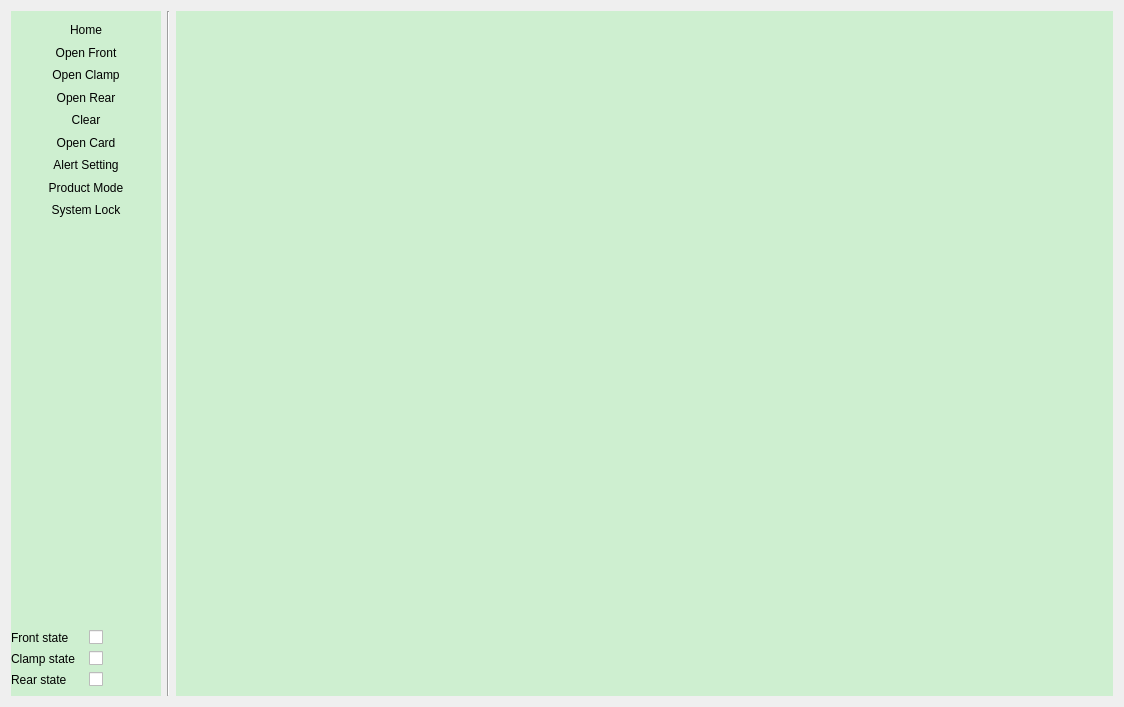
<?xml version="1.0" encoding="UTF-8"?>
<ui version="4.0">
 <class>MultiInterfaceClass</class>
 <widget class="QMainWindow" name="MultiInterfaceClass">
  <property name="geometry">
   <rect>
    <x>0</x>
    <y>0</y>
    <width>1124</width>
    <height>707</height>
   </rect>
  </property>
  <property name="windowTitle">
   <string>MultiInterface</string>
  </property>
  <property name="styleSheet">
   <string notr="true">QWidget#widget_Count,#widget{
	background:rgb(120,240,128,70); 
}

DHBaseWidget{
	background:rgb(90,90,90,120);
}
QTableView{ 
	background:gray; 
}
QStackedWidget{
	background:rgb(120,240,128,70); 
} </string>
  </property>
  <widget class="QWidget" name="centralWidget">
   <layout class="QHBoxLayout" name="horizontalLayout_6" stretch="0,0,0">
    <item>
     <widget class="QWidget" name="widget" native="true">
      <property name="sizePolicy">
       <sizepolicy hsizetype="Fixed" vsizetype="Preferred">
        <horstretch>0</horstretch>
        <verstretch>0</verstretch>
       </sizepolicy>
      </property>
      <property name="minimumSize">
       <size>
        <width>150</width>
        <height>0</height>
       </size>
      </property>
      <property name="maximumSize">
       <size>
        <width>150</width>
        <height>16777215</height>
       </size>
      </property>
      <property name="styleSheet">
       <string notr="true">QPushButton{
	border:none;
}

QPushButton:hover{
	background:rgb(120,240,128); 
}

QPushButton:pressed{
	background:rgb(255,255,255); 
}</string>
      </property>
      <layout class="QVBoxLayout" name="verticalLayout">
       <property name="leftMargin">
        <number>0</number>
       </property>
       <property name="rightMargin">
        <number>0</number>
       </property>
       <property name="bottomMargin">
        <number>9</number>
       </property>
       <item>
        <widget class="QPushButton" name="pushButton_home">
         <property name="sizePolicy">
          <sizepolicy hsizetype="Expanding" vsizetype="Expanding">
           <horstretch>0</horstretch>
           <verstretch>0</verstretch>
          </sizepolicy>
         </property>
         <property name="text">
          <string>Home</string>
         </property>
        </widget>
       </item>
       <item>
        <widget class="QPushButton" name="pushButton_open1">
         <property name="sizePolicy">
          <sizepolicy hsizetype="Expanding" vsizetype="Expanding">
           <horstretch>0</horstretch>
           <verstretch>0</verstretch>
          </sizepolicy>
         </property>
         <property name="text">
          <string>Open Front</string>
         </property>
        </widget>
       </item>
       <item>
        <widget class="QPushButton" name="pushButton_open2">
         <property name="sizePolicy">
          <sizepolicy hsizetype="Expanding" vsizetype="Expanding">
           <horstretch>0</horstretch>
           <verstretch>0</verstretch>
          </sizepolicy>
         </property>
         <property name="text">
          <string>Open Clamp</string>
         </property>
        </widget>
       </item>
       <item>
        <widget class="QPushButton" name="pushButton_open3">
         <property name="sizePolicy">
          <sizepolicy hsizetype="Expanding" vsizetype="Expanding">
           <horstretch>0</horstretch>
           <verstretch>0</verstretch>
          </sizepolicy>
         </property>
         <property name="text">
          <string>Open Rear</string>
         </property>
        </widget>
       </item>
       <item>
        <widget class="QPushButton" name="pushButton_2">
         <property name="sizePolicy">
          <sizepolicy hsizetype="Expanding" vsizetype="Expanding">
           <horstretch>0</horstretch>
           <verstretch>0</verstretch>
          </sizepolicy>
         </property>
         <property name="text">
          <string>Clear</string>
         </property>
        </widget>
       </item>
       <item>
        <widget class="QPushButton" name="pushButton_IO">
         <property name="sizePolicy">
          <sizepolicy hsizetype="Expanding" vsizetype="Expanding">
           <horstretch>0</horstretch>
           <verstretch>0</verstretch>
          </sizepolicy>
         </property>
         <property name="text">
          <string>Open Card</string>
         </property>
        </widget>
       </item>
       <item>
        <widget class="QPushButton" name="pushButton_Alert">
         <property name="sizePolicy">
          <sizepolicy hsizetype="Expanding" vsizetype="Expanding">
           <horstretch>0</horstretch>
           <verstretch>0</verstretch>
          </sizepolicy>
         </property>
         <property name="text">
          <string>Alert Setting</string>
         </property>
        </widget>
       </item>
       <item>
        <widget class="QPushButton" name="pushButton_Mode">
         <property name="sizePolicy">
          <sizepolicy hsizetype="Expanding" vsizetype="Expanding">
           <horstretch>0</horstretch>
           <verstretch>0</verstretch>
          </sizepolicy>
         </property>
         <property name="text">
          <string>Product Mode</string>
         </property>
        </widget>
       </item>
       <item>
        <widget class="QPushButton" name="pushButton_lock">
         <property name="sizePolicy">
          <sizepolicy hsizetype="Expanding" vsizetype="Expanding">
           <horstretch>0</horstretch>
           <verstretch>0</verstretch>
          </sizepolicy>
         </property>
         <property name="text">
          <string>System Lock</string>
         </property>
        </widget>
       </item>
       <item>
        <spacer name="verticalSpacer">
         <property name="orientation">
          <enum>Qt::Vertical</enum>
         </property>
         <property name="sizeHint" stdset="0">
          <size>
           <width>20</width>
           <height>406</height>
          </size>
         </property>
        </spacer>
       </item>
       <item>
        <layout class="QGridLayout" name="gridLayout">
         <item row="0" column="0">
          <widget class="QLabel" name="label">
           <property name="text">
            <string>Front state</string>
           </property>
          </widget>
         </item>
         <item row="0" column="1">
          <widget class="QCheckBox" name="checkBox">
           <property name="text">
            <string/>
           </property>
          </widget>
         </item>
         <item row="1" column="0">
          <widget class="QLabel" name="label_2">
           <property name="text">
            <string>Clamp state</string>
           </property>
          </widget>
         </item>
         <item row="1" column="1">
          <widget class="QCheckBox" name="checkBox_2">
           <property name="text">
            <string/>
           </property>
          </widget>
         </item>
         <item row="2" column="0">
          <widget class="QLabel" name="label_3">
           <property name="text">
            <string>Rear state</string>
           </property>
          </widget>
         </item>
         <item row="2" column="1">
          <widget class="QCheckBox" name="checkBox_3">
           <property name="text">
            <string/>
           </property>
          </widget>
         </item>
        </layout>
       </item>
      </layout>
     </widget>
    </item>
    <item>
     <widget class="Line" name="line">
      <property name="orientation">
       <enum>Qt::Vertical</enum>
      </property>
     </widget>
    </item>
    <item>
     <widget class="QStackedWidget" name="stackedWidget">
      <property name="styleSheet">
       <string notr="true"/>
      </property>
      <widget class="QWidget" name="Page1"/>
     </widget>
    </item>
   </layout>
  </widget>
 </widget>
 <layoutdefault spacing="6" margin="11"/>
 <resources>
  <include location="multiinterface.qrc"/>
 </resources>
 <connections/>
</ui>
